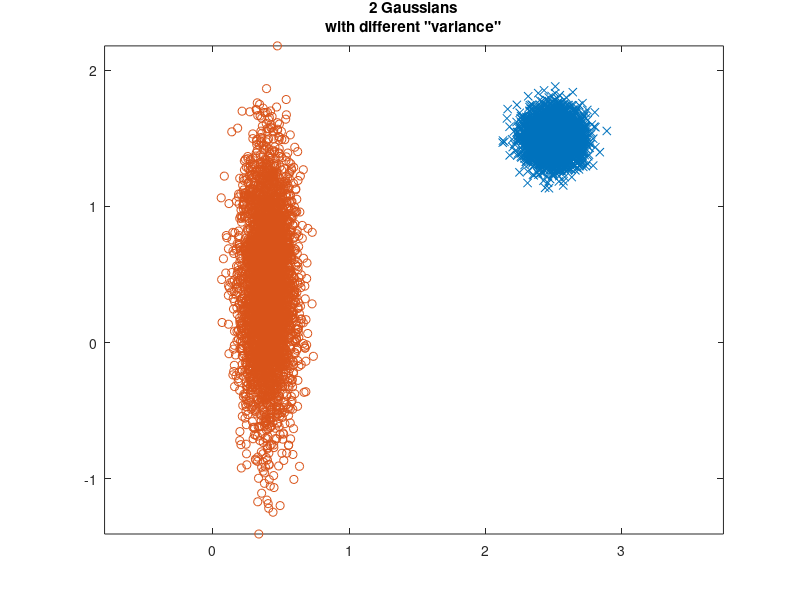

Recreate this plot in MATLAB.
clf;

samples=4000;

function r = gauss_rand(n, m, mu, sigma)
    % Generate random number based on inverse transform sampling method
    % n: number of rows
    % m: number of columns
    % mu: mean of distribution
    % sigma: standard deviation of distribution

    if nargin < 4
        mu = 0;
        sigma = 1;
    end
    r = sqrt(2) * sigma * erfinv(2 * rand(n, m) - 1) + mu;
end

% generate class id 1
class_id=1;
x_mean = 2.5;
y_mean = 1.5;
x_var = 0.1;
y_var = 0.1;
tz0_x=gauss_rand(samples,1,x_mean,x_var);
tz0_y=gauss_rand(samples,1,y_mean,y_var);
tz0=[tz0_x tz0_y ones(samples,1)*class_id];

% generate class id 2
class_id=2;
x_mean = 0.4;
y_mean = 0.4;
x_var = 0.1;
y_var = 0.5;
tz1_x=gauss_rand(samples,1,x_mean,x_var);
tz1_y=gauss_rand(samples,1,y_mean,y_var);
tz1=[tz1_x tz1_y ones(samples,1)*class_id];

% write to file
file_id = fopen('gaussian.data', 'w');
fdisp(file_id, tz0);
fdisp(file_id, tz1);
fclose(file_id);

% plot, if you want to, uncomment
plot(tz0_x, tz0_y, 'x');
axis equal;
title ({'2 Gaussians', 'with different "variance"'});
hold on
plot(tz1_x, tz1_y, 'o');
hold off


